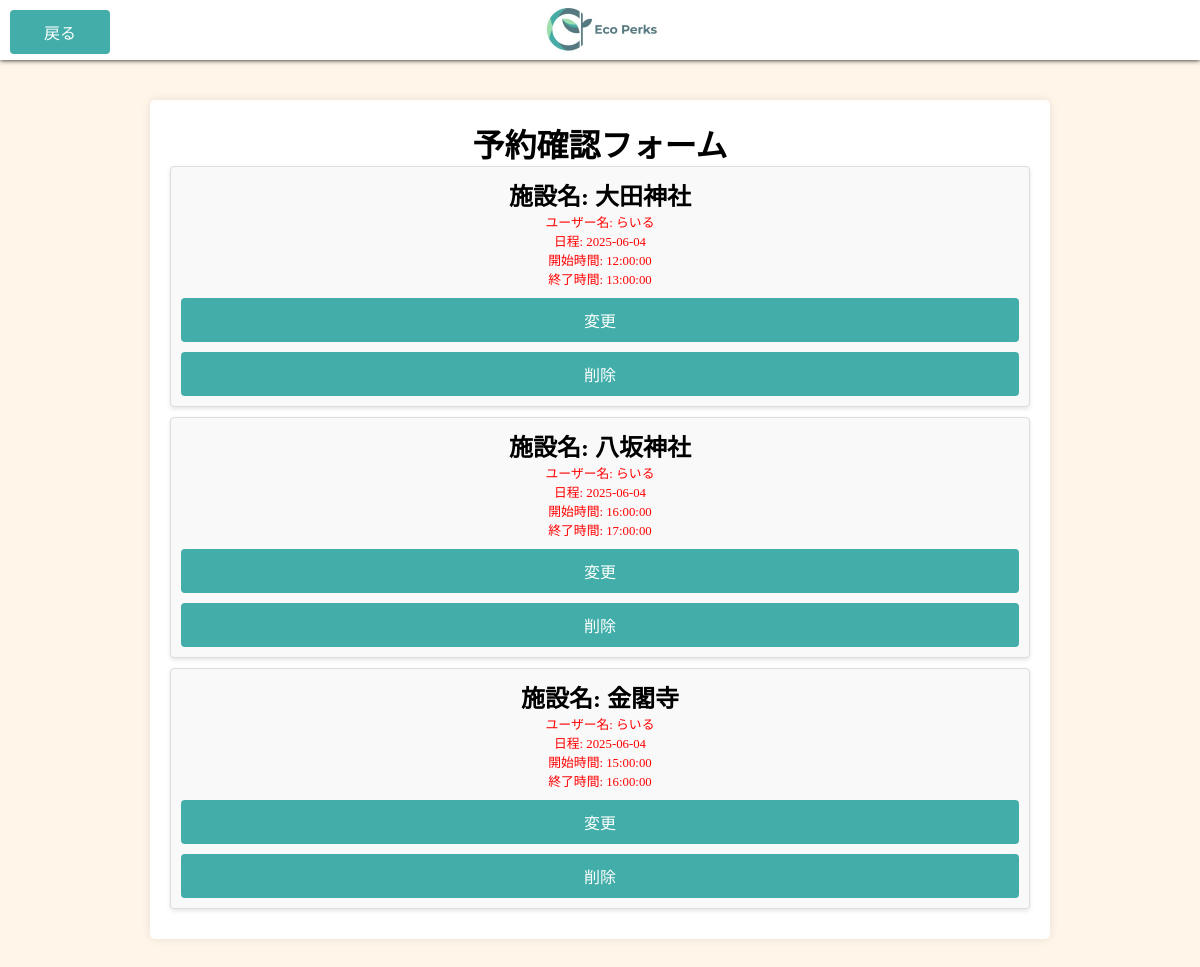
/PHP/ReserveCheck_Customer.php (signed in), run on an earlier commit of the app's database.
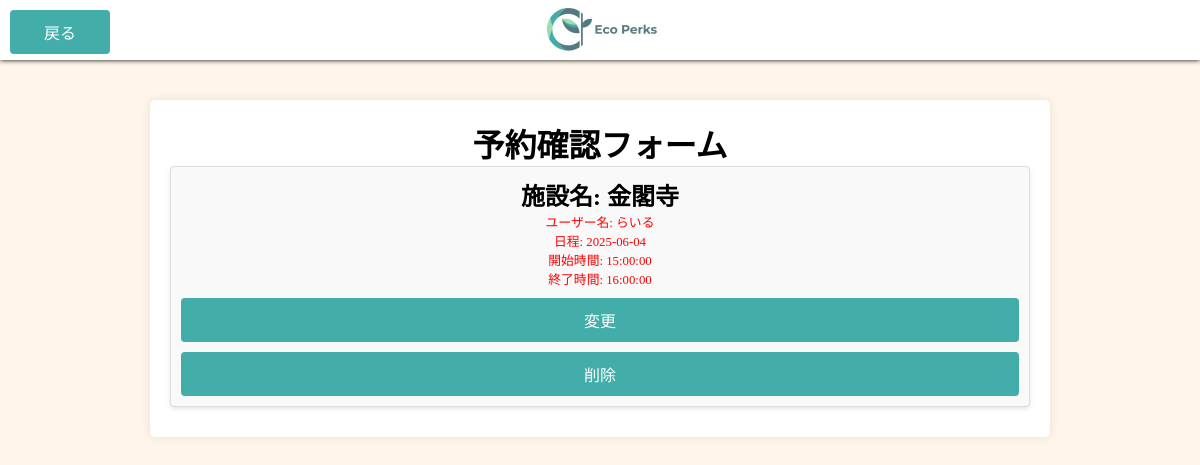
And on a later commit of the database.
### tables this page shows
CREATE TABLE `yoyaku` (
  `id` int(11) NOT NULL,
  `username` varchar(255) NOT NULL,
  `reservation_date` date NOT NULL,
  `area_id` int(11) NOT NULL,
  `start_time` time NOT NULL,
  `end_time` time NOT NULL,
  `status` int(11) DEFAULT 0,
  `created_at` timestamp NOT NULL DEFAULT current_timestamp(),
  `update_at` timestamp NOT NULL DEFAULT current_timestamp(),
  `location` varchar(255) DEFAULT NULL
);

CREATE TABLE `users` (
  `id` int(11) NOT NULL,
  `username` varchar(255) NOT NULL,
  `providedPassword` varchar(255) NOT NULL,
  `email` varchar(255) NOT NULL,
  `imgpath` varchar(255) DEFAULT NULL
);

### PHP/ReserveCheck_Customer.php (the view, shortened to what this page needs)
<!DOCTYPE html>
<html>
<head>
    <link rel="stylesheet" href="../CSS/indexStyle.css">
    <link rel="stylesheet" href="../CSS/yoyakukakuninStyle.css">
</head>
<body>
<header>
    <div class="flexBox">
        <div class="menu">
        <button class="link_button" onclick="history.back();">戻る</button>
        </div>
        <div class="logo">
            <img src="../img/logo.jpg" alt="" class="logo2">
        </div>
        <div class="icon"></div>
    </div>
</header>
<?php
$user_id = $_SESSION['user_id'];
try {
    $pdo = dbConnect();
    $pdo->setAttribute(PDO::ATTR_ERRMODE, PDO::ERRMODE_EXCEPTION);
    $yoyakusql = "SELECT username, id, reservation_date, start_time, end_time, location FROM yoyaku WHERE username = :user_id";
    $stmt = $pdo->prepare($yoyakusql);
    $stmt->bindParam(':user_id', $user_id, PDO::PARAM_INT);
    $stmt->execute();
    $row = $stmt->fetchAll(PDO::FETCH_ASSOC);
    $usersql = "SELECT username FROM users_kokyaku INNER JOIN users ON users_kokyaku.user_id = users.id WHERE users.id = :user_id";
    $stmt = $pdo->prepare($usersql);
    $stmt->bindParam(':user_id', $user_id, PDO::PARAM_INT);
    $stmt->execute();
    $userrow = $stmt->fetch(PDO::FETCH_ASSOC);
} catch (PDOException $e) {
    echo "<p>データベースエラー: " . $e->getMessage() . "</p>";
} catch (Exception $e) {
    echo "<p>エラー: " . $e->getMessage() . "</p>";
}
?>
<div class="container">
    <h1>予約確認フォーム</h1>
    <?php
        if($row){
            foreach($row as $rows){
                $username = $userrow['username'];
                $location = $rows['location'];
                $reservation_date = $rows['reservation_date'];
                $start_time = $rows['start_time'];
                $end_time = $rows['end_time'];
                $id = $rows['id'];
                echo "<li><h2>施設名: $location</h2>";
                echo "<p>ユーザー名: $username</p>";
                echo "<p>日程: $reservation_date</p>";
                echo "<p>開始時間: $start_time</p>";
                echo "<p>終了時間: $end_time</p>";
                echo <<<HTML
                <form action="./resv_change.php" method="post">
                    <div class='resvChange'>
                        <input type="hidden" name="reservation_id" value="$id">
                        <input type="submit" class="changeStyle" value="変更">
                    </div>
                </form>
                <form method='POST' action='' onsubmit='return confirmDelete();'>
                    <input type='hidden' name='delete_id' value='$id'>
                    <input type='submit' name='delete' value='削除' class='deleteStyle'>
                </form>
                </li>
                HTML;
            }
        } else {
            echo "<p>予約情報が見つかりませんでした。</p>";
        }
    ?>
</div>
</body>
</html>

### CSS/indexStyle.css (style rules this page uses)
body { background-color: #FFF6E9; }
header { width: 100%; height: 60px; top: 0; background-color: white; position: fixed; z-index: 100; }
p { color:red; font-size: 80%; }
.menu { width: 100%; }
.logo { height: 60px; width: 100%; text-align: center ; }
.logo2 { height: 60px; }
.icon { width: 100%; }
.flexBox { display: flex; box-shadow: 0px 0px 5px; }

### CSS/yoyakukakuninStyle.css (style rules this page uses)
* { margin: 0; padding: 0; box-sizing: border-box; }
.container { max-width: 75%; margin: 100px auto; background-color: #fff; padding: 20px; border-radius: 5px; box-shadow: 0 0 10px rgba(0, 0, 0, 0.1); text-align: center; }
li { list-style: none; padding: 10px; margin-bottom: 10px; border: 1px solid #ddd; border-radius: 4px; background-color: #f9f9f9; box-shadow: 0 2px 4px rgba(0, 0, 0, 0.1); }
.deleteStyle, .changeStyle, .link_button { width: 100%; margin-top: 10px; padding: 10px; background-color: #43AEA9; color: #fff; border: none; border-radius: 4px; cursor: pointer; font-size: 16px; }
.link_button { width: 25%; margin-top: 10px; margin-left: 10px; padding: 10px; background-color: #43AEA9; color: #fff; border: none; border-radius: 4px; cursor: pointer; font-size: 16px; }

What changed in the data, as far as the page shows it:
removed yoyaku: location "大田神社", $username "らいる", reservation_date "2025-06-04", start_time "12:00:00", end_time "13:00:00"
removed yoyaku: location "八坂神社", $username "らいる", reservation_date "2025-06-04", start_time "16:00:00", end_time "17:00:00"
